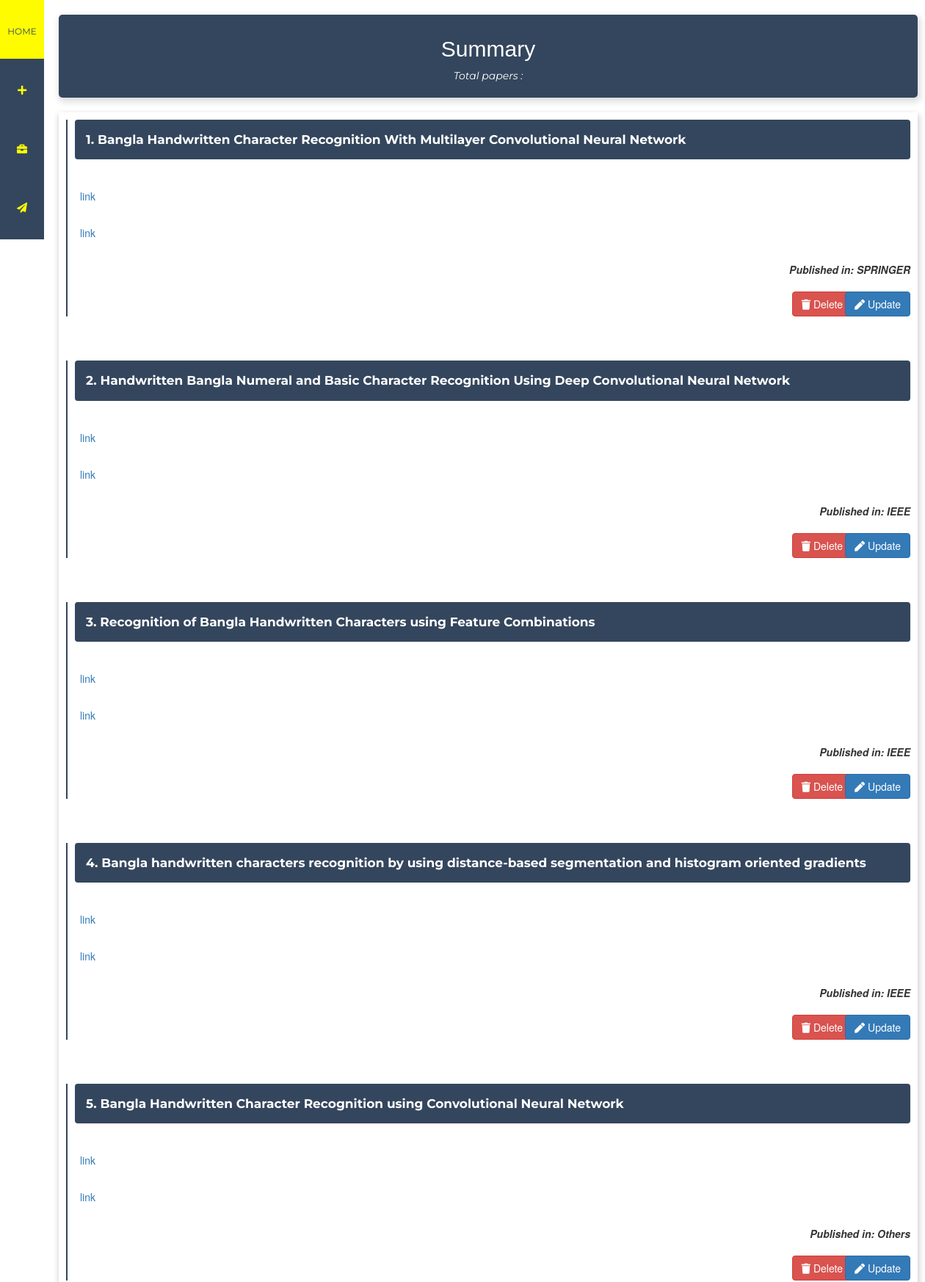
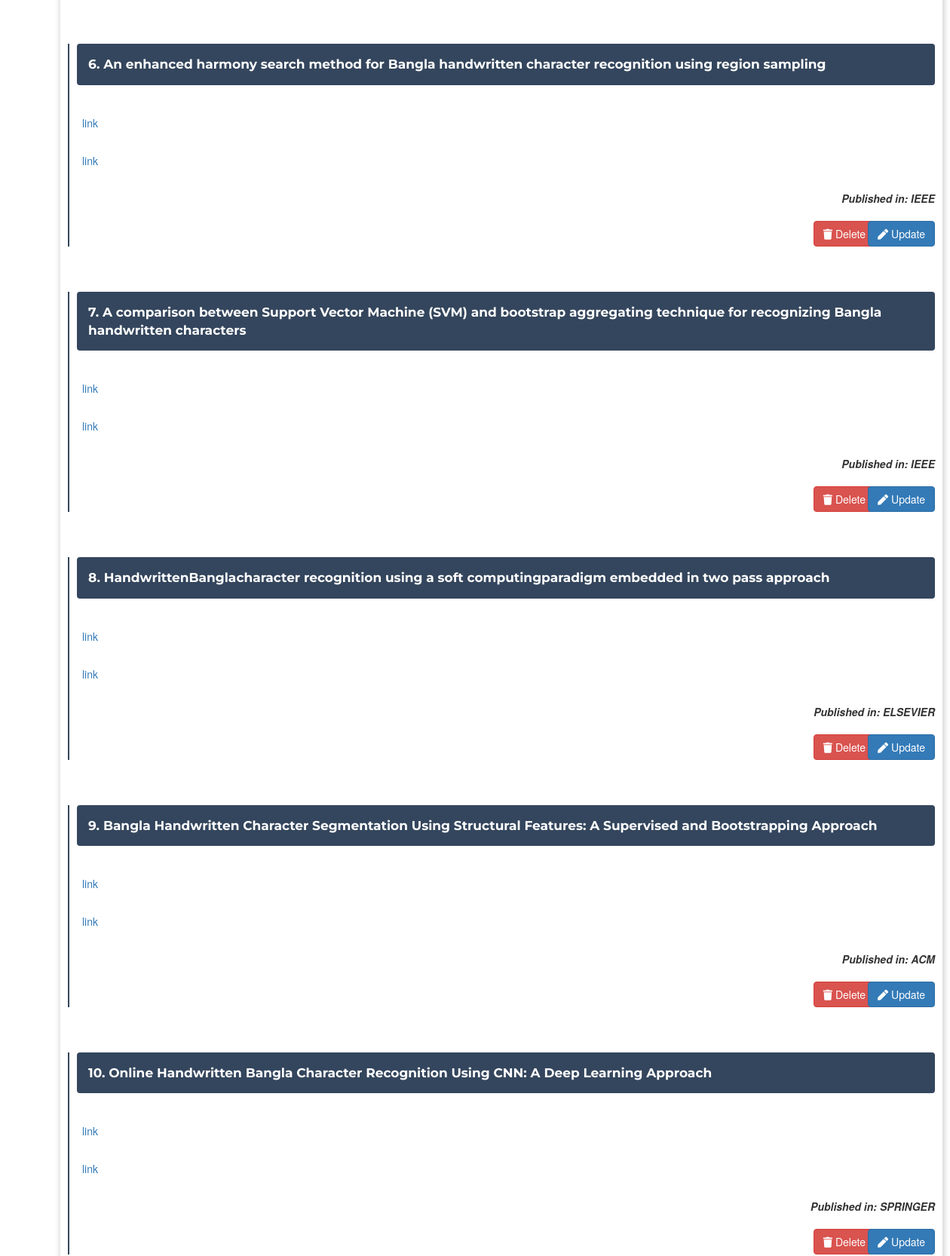
The page /home (upper part) on the database its author committed (2 pictures, top to bottom).
### app.py (models this page shows)
class Post(db.Model):  # database model class
	id = db.Column(db.Integer, primary_key=True)
	title = db.Column(db.Text)
	body = db.Column(db.Text)
	reference = db.Column(db.Text)
	published = db.Column(db.Text)
	pdf = db.Column(db.Text)

### app.py (the view)
@app.route('/home',methods=['GET','POST'])
def home():
	q=Post.query.all()
	return render_template('thesis.html', q=q)

### templates/thesis.html (shortened to what this page needs)
{% extends 'base.html' %}  {% block body %} {{ ckeditor.load() }}
<div style="font-family: Montserrat, sans-serif; margin-left: 80px;margin-right: -20px;margin-bottom: 20px;margin-top: 20px;border-radius:5px;
padding:10px;box-shadow: 2px 4px 8px 2px rgba(85, 85, 85, 0.2);background-color:#34465d;color:white;" class="container">
    <h2 style="text-align:center; font-family:'Franklin Gothic Medium', 'Arial Narrow', Arial, sans-serif;">Summary</h2>
    <p style="text-align: center;"><i>Total papers : </i></p>
</div>
<div style="margin-left: 80px;margin-right: -20px;margin-bottom: 80px;margin-top: 20px;
padding:10px;box-shadow: 1px 4px 8px 1px rgba(0, 0, 0, 0.2);" class="container">
    {% for q in q %}
    <div style="border-left: 2px solid #34465d;">
        <div style="font-family: Montserrat, sans-serif;margin-left:10px;padding:15px;background-color:#34465d;color:white;font-size:17px;
        text-align:left;border-radius:4px;">
            <b>{{loop.index}}. {{q.title}}</b>
        </div>
        <br>
        <br>
        <div style="margin-left:10px;">
            <div style="margin-left: 7px;">{{q.reference|safe}}</div>
        </div>
        <br>
        <div style="margin-left:10px;">
            <div style="margin-left: 7px;">{{q.pdf|safe}}</div>
        </div>
        <br>
        <div style="margin-left:10px;">
            <div style="text-align:right;"><b><i>Published in: {{q.published}}</i></b></div>
        </div>
        <br>
        <div style="margin-left:10px;text-align:right;">
            <form action="{{ url_for('delete', id=q.id) }}" method=post style="margin-right:75px;">
                <button class="btn btn-danger" type="submit"><i class="fa fa-trash"></i> Delete</button>&nbsp;
            </form>
            <form action="{{ url_for('edit', id=q.id) }}" method=post style="margin-top: -34px;">
                <button class="btn btn-primary" type="submit"><i class="fa fa-pen"></i> Update</button>
            </form>
        </div>
    </div>
    <br>
    <br>
    <br> {% endfor %}
</div>
{% endblock %}

### templates/base.html (shortened to what this page needs)
<!DOCTYPE html>
<html>
<head>
    <link href="https://cdnjs.cloudflare.com/ajax/libs/font-awesome/5.10.2/css/all.css" rel="stylesheet"> {% block title %} {% endblock %}
    <link rel="stylesheet" href="https://maxcdn.bootstrapcdn.com/bootstrap/3.4.0/css/bootstrap.min.css">
</head>
<body>
    <nav>
        <ul class="menu">
            <li class="menu_list">
                <span class="front fas fa-home"></span>
            </li>
            <li class="menu_list">
                <span class="front fas fa-plus"></span>
            </li>
            <li class="menu_list">
                <span class="front fas fa-briefcase"></span>
            </li>
            <li class="menu_list">
                <span class="front fas fa-paper-plane"></span>
            </li>
        </ul>
    </nav>
    {% block body %} {% endblock %}
</body>
</html>

### templates/base.html (style rules this page uses)
* { margin: 0; padding: 0; box-sizing: border-box; }
ul.menu { display: inline-block; list-style-type: none; position: fixed; top: 0; font-family: Montserrat, sans-serif; }
li.menu_list { height: 80px; width: 40px; position: relative; }
li.menu_list .front, a.side { display: flex; align-items: center; justify-content: center; height: 86px; width: 100%; padding: 30px; position: absolute; top: 0; left: 0; text-decoration: none; text-transform: uppercase; transition: all .5s ease-out; cursor: pointer; }
li.menu_list .front { background-color: #34465d; color: #FFFC00; transform-origin: 0 0; }

### rows shown on the page
Post: title "Bangla Handwritten Character Recognition With Multilayer Convolutional Neural Network", reference "link", pdf "link", published "SPRINGER"
Post: title "Handwritten Bangla Numeral and Basic Character Recognition Using Deep Convolutional Neural Network", reference "link", pdf "link", published "IEEE"
Post: title "Recognition of Bangla Handwritten Characters using Feature Combinations", reference "link", pdf "link", published "IEEE"
Post: title "Bangla handwritten characters recognition by using distance-based segmentation and histogram oriented gradients", reference "link", pdf "link", published "IEEE"
Post: title "Bangla Handwritten Character Recognition using Convolutional Neural Network", reference "link", pdf "link", published "Others"
Post: title "An enhanced harmony search method for Bangla handwritten character recognition using region sampling", reference "link", pdf "link", published "IEEE"
Post: title "A comparison between Support Vector Machine (SVM) and bootstrap aggregating technique for recognizing Bangla handwritten characters", reference "link", pdf "link", published "IEEE"
Post: title "HandwrittenBanglacharacter recognition using a soft computingparadigm embedded in two pass approach", reference "link", pdf "link", published "ELSEVIER"
Post: title "Bangla Handwritten Character Segmentation Using Structural Features: A Supervised and Bootstrapping Approach", reference "link", pdf "link", published "ACM"
Post: title "Online Handwritten Bangla Character Recognition Using CNN: A Deep Learning Approach", reference "link", pdf "link", published "SPRINGER"
